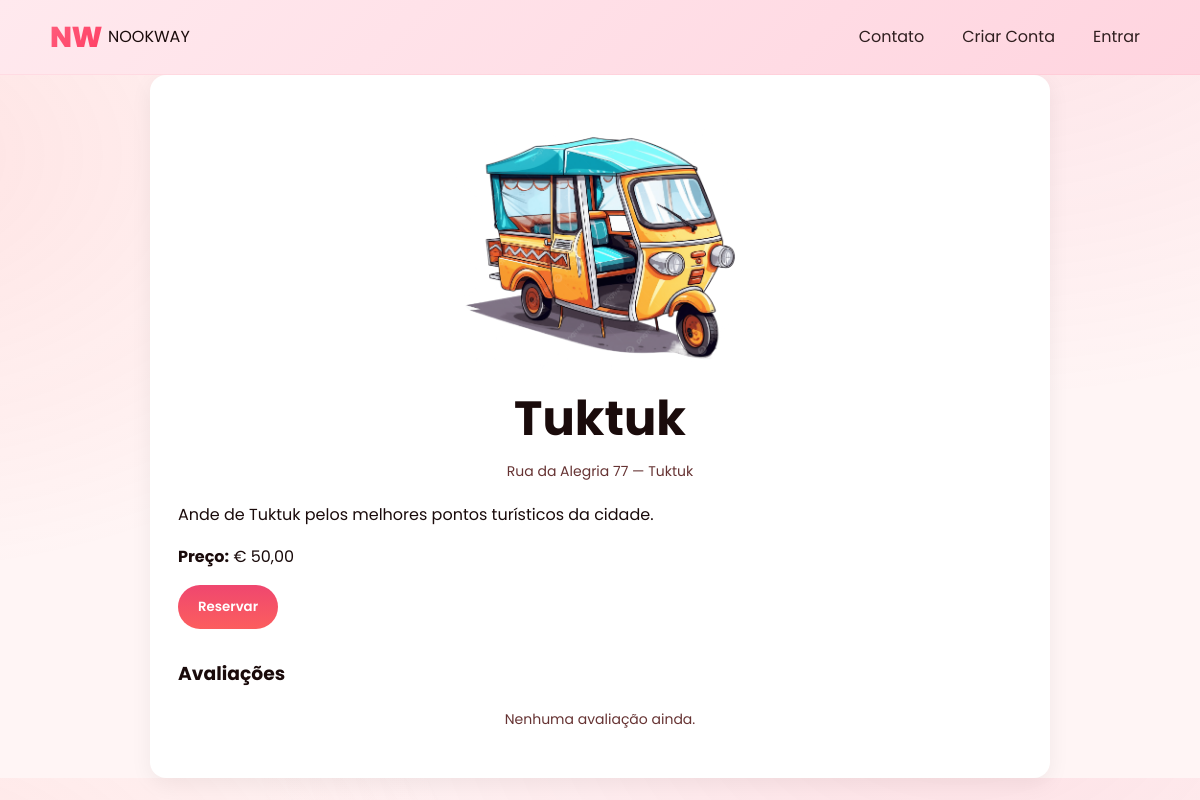
/tour.php?id=33, run on the app's committed database.
### tables this page shows
CREATE TABLE `tours` (
  `id` int(11) NOT NULL,
  `titulo` varchar(200) NOT NULL,
  `descricao` text DEFAULT NULL,
  `cidade` varchar(120) DEFAULT NULL,
  `categoria` varchar(80) DEFAULT NULL,
  `latitude` decimal(10,7) DEFAULT NULL,
  `longitude` decimal(10,7) DEFAULT NULL,
  `preco` decimal(8,2) DEFAULT 0.00,
  `moeda` varchar(10) DEFAULT NULL,
  `moeda_customizada` varchar(10) DEFAULT NULL,
  `imagem` varchar(255) DEFAULT NULL,
  `id_guia` int(11) DEFAULT NULL,
  `criado_em` timestamp NOT NULL DEFAULT current_timestamp(),
  `data_inicio` date NOT NULL,
  `data_fim` date DEFAULT NULL,
  `dias_semana` varchar(20) NOT NULL,
  `horarios` varchar(255) NOT NULL
);

### public/tour.php (the view, shortened to what this page needs)
<?php
require_once 'db.php';
$id_tour = intval($_GET['id']);
$stmt = $conn->prepare("SELECT * FROM tours WHERE id = ?");
$stmt->bind_param("i", $id_tour);
$stmt->execute();
$tour = $stmt->get_result()->fetch_assoc();
$stmt = $conn->prepare("
    SELECT a.*, u.nome
    FROM avaliacoes a
    JOIN usuarios u ON a.id_turista = u.id
    WHERE a.id_tour = ?
    ORDER BY a.id DESC
");
$stmt->bind_param("i", $id_tour);
$stmt->execute();
$avaliacoes = $stmt->get_result()->fetch_all(MYSQLI_ASSOC);
$ja_favoritou = false;
$horarios_disponiveis = array_filter(explode(',', $tour['horarios']));
?>
<!DOCTYPE html>
<html lang="pt-BR">
<head>
<link rel="stylesheet" href="css/nookway.css">
<link rel="stylesheet" href="https://cdn.jsdelivr.net/npm/flatpickr/dist/flatpickr.min.css">
</head>
<body>
<?php include 'templates/header.php'; ?>
<div class="criar-tour-page">
    <div class="auth-box">
<div class="tour-img-container">
    <img src="<?= $tour['imagem'] ? 'uploads/tours/'.$tour['imagem'] : 'img/default_tour.jpg' ?>" class="tour-img">
</div>
<h1><?= htmlspecialchars($tour['titulo']) ?></h1>
<p class="muted"><?= htmlspecialchars($tour['cidade']) ?> — <?= htmlspecialchars($tour['categoria']) ?></p>
<p><?= nl2br(htmlspecialchars($tour['descricao'])) ?></p>
<p><b>Preço:</b> € <?= number_format($tour['preco'],2,',','.') ?></p>
<?php if($tipo_conta === 'turista'): ?>
<form method="post" action="favoritar.php" style="display:inline-block;margin-right:8px">
<input type="hidden" name="id_tour" value="<?= $id_tour ?>">
<?php if(!$ja_favoritou): ?>
<button class="btn ghost">Favoritar ❤️</button>
<?php else: ?>
<button class="btn ghost" name="desfavoritar" value="1">Remover Favorito ❌</button>
<?php endif; ?>
</form>
<form method="POST" action="reservar.php">
<input type="hidden" name="id_tour" value="<?= $id_tour ?>">
<input type="hidden" name="dia_escolhido" id="dia_escolhido">
<input type="hidden" name="horario" id="horario">
<h3>Escolha o dia</h3>
<input type="text" id="calendario" placeholder="Selecione a data" readonly style="padding:8px;border-radius:6px;border:1px solid #ccc;width:200px">
<h3>Escolha o horário</h3>
<div id="horarios-container">
    <?php foreach($horarios_disponiveis as $h): ?>
    <button type="button" class="horario" onclick="selecionarHorario(this,'<?= $h ?>')"><?= $h ?></button>
    <?php endforeach; ?>
</div>
<br><br>
<label>Quantidade de pessoas</label>
<input type="number" name="quantidade_pessoas" min="1" value="1" required>
<br><br>
<button class="btn primary">Reservar</button>
</form>
<br><br>
<a href="minhas_reservas.php" class="btn primary">Ver minhas reservas</a>
<br><br>
<a href="meus_favoritos.php" class="btn primary">Ver meus favoritos</a>
<h3 style="margin-top:20px">Avaliar</h3>
<form method="post" action="avaliar.php">
<input type="hidden" name="id_tour" value="<?= $id_tour ?>">
<select name="nota" required>
<option value="5">5 ⭐</option>
<option value="4">4 ⭐</option>
<option value="3">3 ⭐</option>
<option value="2">2 ⭐</option>
<option value="1">1 ⭐</option>
</select>
<textarea name="comentario" required></textarea>
<button class="btn primary">Enviar Avaliação</button>
</form>
<?php else: ?>
<button class="btn primary" onclick="abrirPopup()">Reservar</button>
<?php endif; ?>
<h3 style="margin-top:30px">Avaliações</h3>
<?php if(!$avaliacoes): ?>
<p class="muted">Nenhuma avaliação ainda.</p>
<?php endif; ?>
</div>
</body>
</html>

### public/css/nookway.css (style rules this page uses)
:root { --bg: #fff5f5; --surface: #ffffff; --elev: #f8f1f1; --muted: #663333; --text: #1a0b0b; --primary: #ef476f; --primary-600: #fc5e5e; --accent: #ff7b7b; --warn: #ffb380; --danger: #ff2e2e; --radius: 50px; --shadow: 0 10px 30px rgba(0,0,0,.15); --maxw: 1100px; }
* { box-sizing: border-box; transition: background-color .25s, color .25s, border-color .25s; }
html { scroll-behavior: smooth; }
body { margin: 0; font-family: 'Poppins', system-ui, -apple-system, Segoe UI, Roboto, Arial, "Noto Sans", sans-serif; color: var(--text); background: radial-gradient(1200px 800px at 80% -10%, rgba(239,71,111,0.12), transparent 60%), radial-gradient(1000px 700px at -10% 20%, rgba(252,94,94,0.12), transparent 60%), var(--bg); line-height: 1.6; }
img { max-width: 100%; display: block; }
h1 { font-family: 'Poppins', sans-serif; font-weight: 700; line-height: 1.1; font-size: clamp(1.8rem, 3.8vw + .6rem, 3rem); margin: 8px 0 14px; }
.btn { display: inline-flex; align-items: center; justify-content: center; gap: 10px; padding: 14px 28px; border-radius: 999px; font-weight: 600; font-family: 'Poppins', sans-serif; border: none; cursor: pointer; transition: .25s; }
.btn.primary { background: linear-gradient(180deg, var(--primary), var(--primary-600)); color: #fff; }
.auth-box { width: 100%; max-width: 420px; background: #ffffffee; padding: 40px; border-radius: 20px; box-shadow: 0 8px 25px rgba(0,0,0,0.08); }
.auth-box h1 { font-family: "Poppins", sans-serif; margin-bottom: 10px; text-align: center; }
.auth-box .muted { text-align: center; font-size: 14px; margin-bottom: 20px; }
.criar-tour-page .auth-box { width: 100%; max-width: 900px; padding: 28px; background: var(--surface); border-radius: 16px; box-shadow: 0 6px 22px rgba(0,0,0,0.06); margin: 0 auto; }
.criar-tour-page .auth-box .btn, .criar-tour-page .auth-box button, .criar-tour-page .auth-box input[type="submit"] { font-family: 'Poppins', sans-serif; font-weight: 600; border-radius: 999px; padding: 12px 20px; cursor: pointer; transition: .18s; }
.criar-tour-page .auth-box .btn.primary, .criar-tour-page .auth-box button.primary { background: linear-gradient(180deg, var(--primary), var(--primary-600)); color: #fff; border: none; display: inline-flex; align-items: center; justify-content: center; }
.tour-img-container { width: 100%; display: flex; justify-content: center; margin: 20px 0; }
img:not(.logo):not(.icon):not(.small-img) { max-width: 300px; max-height: 250px; width: 100%; height: auto; object-fit: cover; border-radius: 16px; }
.muted { color: var(--muted); }

### public/tour.php (style rules this page uses)
.auth-box { width: 100%; max-width: 1400px; padding: 30px; background-color: white; border-radius: 16px; box-shadow: 0 4px 20px rgba(0, 0, 0, 0.1); }

### data on the page
tours: imagem (picture), titulo "Tuktuk", cidade "Rua da Alegria 77", categoria "Tuktuk", descricao "Ande de Tuktuk pelos melhores pontos turísticos da cidade.", preco "50,00"
